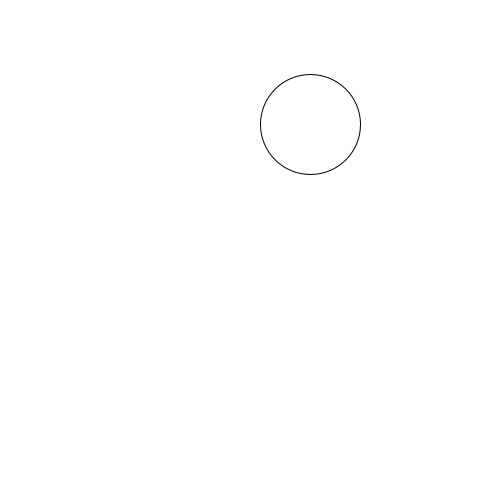
Frame 1 (no input)
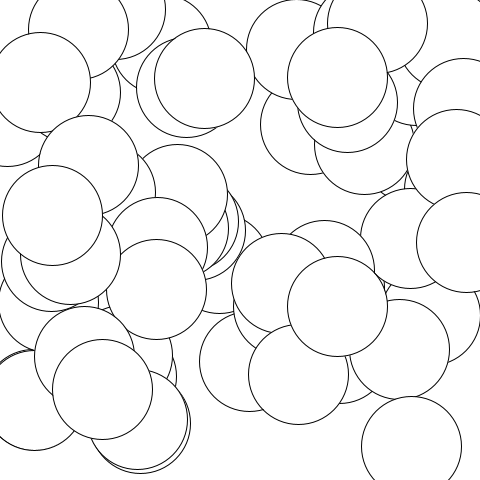
Frame 60 (the mouse pressed at the canvas centre just before this capture)
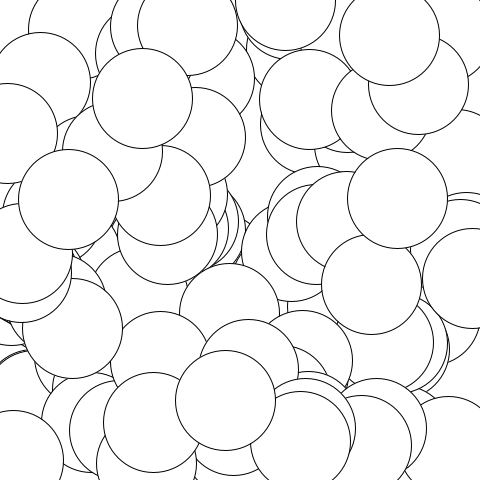
Frame 120 (the mouse held since frame 60 and released just before this capture)

The Processing sketch that drew these frames (run headless with seeded random() and noise(); from frame 60 on, the mouse is pressed at the canvas centre):

// Processing sketch: example01
// ── example01.pde
void setup() {
  size(480, 480);
  background(255, 255, 255);
}

void draw() {
  circle(random(width), random(height), 100);
}
